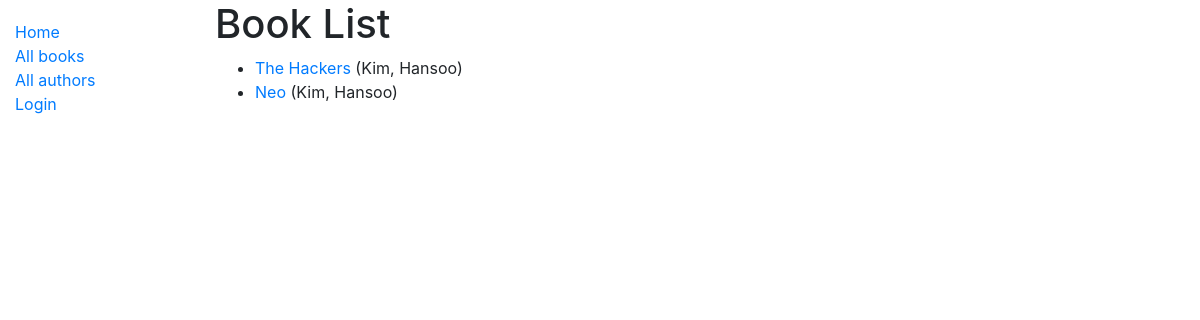
Page /catalog/books/ on the earlier database version.
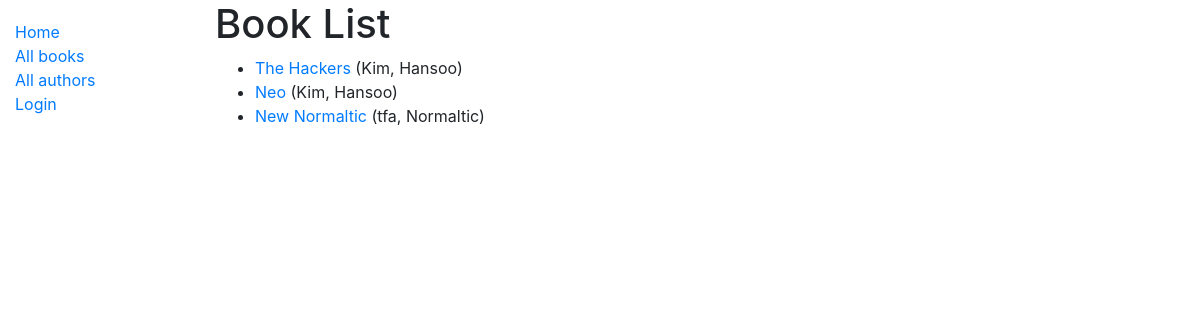
Same page on the later database version.
### catalog/models.py (models this page shows, shortened)
class Book(models.Model):
    title = models.CharField(max_length=200)
    author = models.ForeignKey('Author', on_delete=models.SET_NULL, null=True)
    summary = models.TextField(max_length=1000, help_text='Enter a brief description of the book')
    isbn = models.CharField('ISBN', max_length=13, help_text='13 Character <a href="https://www.isbn-international.org/content/what-isbn">ISBN number</a>')
    genre = models.ManyToManyField(Genre, help_text='Select a genre for this book')
    def get_abolute_url(self):
        return reverse('book-detail', args=[str(self.id)])
    def display_genre(self):
        return ', '.join(genre.name for genre in self.genre.all()[:3])
    display_genre.short_description = 'Genre'

class Author(models.Model):
    first_name = models.CharField(max_length=100)
    last_name = models.CharField(max_length=100)
    date_of_birth = models.DateField(null=True, blank=True)
    date_of_death = models.DateField('Died', null=True, blank=True)
    class Meta:
        ordering = ['last_name', 'first_name']
    def __str__(self):
        return '{0}, {1}'.format(self.last_name, self.first_name)

### catalog/views.py (the view)
# urls.py: path('books/', views.BookListView.as_view(), name='books'),
class BookListView(generic.ListView):
    model = Book
    paginate_by = 10

### catalog/templates/catalog/book_list.html
{% extends "base_generic.html" %}
{% block content %}
  <h1>Book List</h1>
  {% if book_list %}
  <ul>
    {% for book in book_list %}
      <li>
        <a href="{{ book.get_abolute_url }}">{{ book.title }}</a> ({{book.author}})
      </li>
    {% endfor %}
  </ul>
  {% else %}
    <p>There are no books in the library.</p>
  {% endif %}
{% endblock %}

Differences in the rows shown:
added Book: title "New Normaltic", author "tfa, Normaltic"
